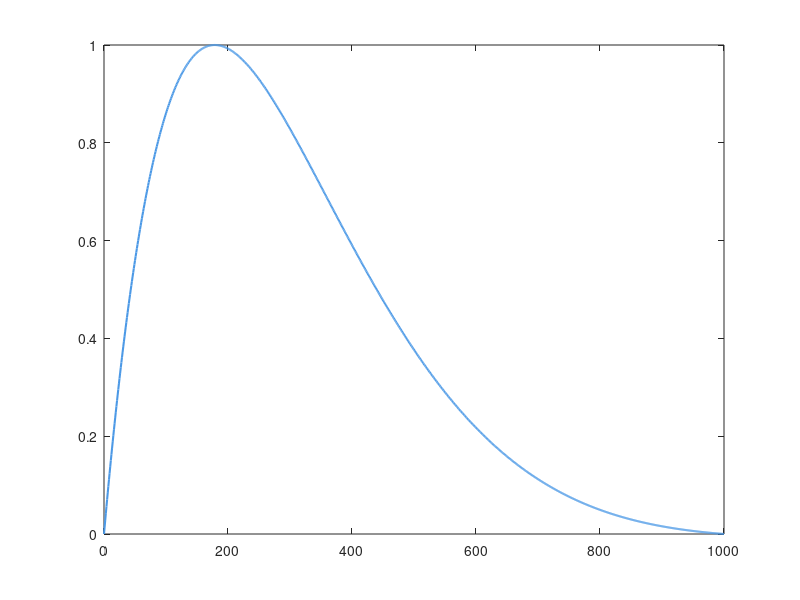

MATLAB code for this plot: (Note: this script raises an error after producing the figure.)
clear; close all; clc;

Fs = 1000;                 % frequência de amostragem
t = linspace(0,1,Fs);      % vetor temporal

%% --- Gerar sinais com diferentes skewness ---
half_sine = sin(pi*t);     % meia-senoide

% Skewness positiva (cauda longa à direita)
decay_pos = exp(-5*t);
x_pos = half_sine .* decay_pos;
x_pos = x_pos / max(abs(x_pos));

% Skewness negativa (cauda longa à esquerda)
decay_neg = exp(-5*(1-t));
x_neg = half_sine .* decay_neg;
x_neg = x_neg / max(abs(x_neg));

% Skewness nula (simétrica)
x_zero = half_sine;
x_zero = x_zero / max(abs(x_zero));

%% --- Configurações de plot ---
fontName = 'Arial'; fontSize = 12;
w = 350; h = 350;
y_limits = [-0.1 1.1];

mid_t = 500; % posição central (ms)

%% --- Plot Skewness positiva ---
figure('Position',[100 100 w h],'Color','w');
plot(t*1000, x_pos,'Color',[0.3 0.6 0.9],'LineWidth',1.5); hold on;
xline(t(mid_t)*1000,'--k');
xlabel('Tempo'); ylabel('Amplitude');
xlim([0 1000]); ylim(y_limits);
set(gca,'FontName',fontName,'FontSize',fontSize);

%% --- Plot Skewness negativa ---
figure('Position',[150 150 w h],'Color','w');
plot(t*1000, x_neg,'Color',[0.9 0.4 0.4],'LineWidth',1.5); hold on;
xline(t(mid_t)*1000,'--k');
xlabel('Tempo'); ylabel('Amplitude');
xlim([0 1000]); ylim(y_limits);
set(gca,'FontName',fontName,'FontSize',fontSize);

%% --- Plot Skewness nula ---
figure('Position',[200 200 w h],'Color','w');
plot(t*1000, x_zero,'Color',[0.4 0.9 0.4],'LineWidth',1.5); hold on;
xline(t(mid_t)*1000,'--k');
xlabel('Tempo'); ylabel('Amplitude');
xlim([0 1000]); ylim(y_limits);
set(gca,'FontName',fontName,'FontSize',fontSize);
